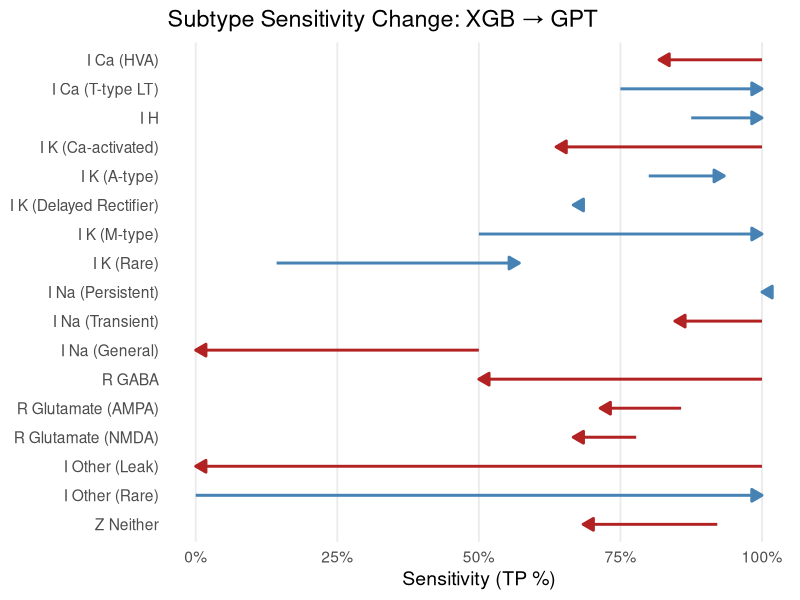
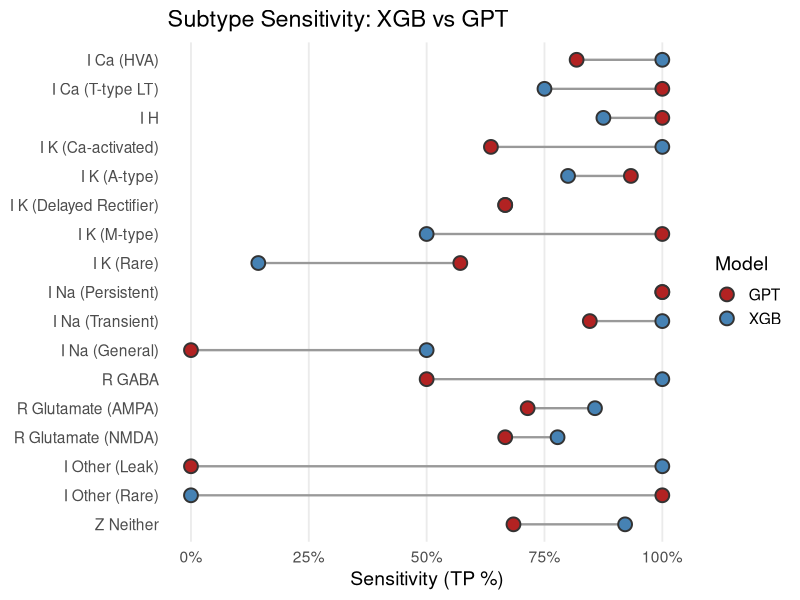

Write the R code that produced these figures, in order.




# ARROWS ------------------------------------------------------------------



library(tidyverse)

# --- Read and prep data ---
df <- read_csv("predictions_combined.csv", show_col_types = FALSE)

# Family inference
infer_family <- function(s) {
  s <- trimws(s)
  if (grepl("^I\\s*Other", s, ignore.case = TRUE)) {
    "Other"
  } else if (grepl("(^R\\b|Receptor)", s, ignore.case = TRUE)) {
    "Receptors"
  } else if (grepl("I\\s*H\\b|Ih\\b|HCN|H-?current", s, ignore.case = TRUE)) {
    "H-Current"
  } else if (grepl("\\bK\\b|Potassium", s, ignore.case = TRUE)) {
    "K"
  } else if (grepl("\\bNa\\b|Sodium", s, ignore.case = TRUE)) {
    "Na"
  } else if (grepl("\\bCa\\b|Calcium", s, ignore.case = TRUE)) {
    "Calcium"
  } else if (grepl("\\bNeither\\b", s, ignore.case = TRUE)) {
    "Neither"
  } else {
    "Other"
  }
}

# Compute sensitivity & sort
sens <- df %>%
  group_by(true_subtype) %>%
  summarise(
    sens_xgb = mean(xgb_subtype_match, na.rm = TRUE),
    sens_gpt = mean(gpt_subtype_match, na.rm = TRUE),
    .groups = "drop"
  ) %>%
  mutate(family = map_chr(true_subtype, infer_family))

family_order <- c("Calcium", "H-Current", "K", "Na", "Receptors", "Other", "Neither")

sens <- sens %>%
  mutate(family = factor(family, levels = family_order)) %>%
  arrange(family, desc(sens_xgb)) %>%
  mutate(true_subtype = factor(true_subtype, levels = rev(unique(true_subtype))),
         change_sens = sens_gpt - sens_xgb)

# Reshape to long format for arrows
sens_long <- sens %>%
  pivot_longer(cols = c(sens_xgb, sens_gpt),
               names_to = "model", values_to = "sensitivity") %>%
  mutate(model = recode(model,
                        sens_xgb = "XGB",
                        sens_gpt = "GPT"))

# Plot arrows (one per subtype)
ggplot(sens_long, aes(x = sensitivity, y = true_subtype, group = true_subtype)) +
  geom_path(
    aes(color = change_sens < 0),
    arrow = arrow(length = unit(0.3, "cm"), type = "closed"),
    linewidth = 1
  ) +
  scale_x_continuous(labels = scales::percent_format(accuracy = 1)) +
  scale_color_manual(values = c("TRUE" = "firebrick", "FALSE" = "steelblue")) +
  labs(
    title = "Subtype Sensitivity Change: XGB → GPT",
    x = "Sensitivity (TP %)",
    y = NULL
  ) +
  theme_minimal(base_size = 14) +
  theme(
    panel.grid.major.y = element_blank(),
    panel.grid.minor.x = element_blank(),
    legend.position = "none"
  )



# VERSION 3 ---------------------------------------------------------------


library(tidyverse)

# --- Read and prep data ---
df <- read_csv("predictions_combined.csv", show_col_types = FALSE)

# Family inference
infer_family <- function(s) {
  s <- trimws(s)
  if (grepl("^I\\s*Other", s, ignore.case = TRUE)) {
    "Other"
  } else if (grepl("(^R\\b|Receptor)", s, ignore.case = TRUE)) {
    "Receptors"
  } else if (grepl("I\\s*H\\b|Ih\\b|HCN|H-?current", s, ignore.case = TRUE)) {
    "H-Current"
  } else if (grepl("\\bK\\b|Potassium", s, ignore.case = TRUE)) {
    "K"
  } else if (grepl("\\bNa\\b|Sodium", s, ignore.case = TRUE)) {
    "Na"
  } else if (grepl("\\bCa\\b|Calcium", s, ignore.case = TRUE)) {
    "Calcium"
  } else if (grepl("\\bNeither\\b", s, ignore.case = TRUE)) {
    "Neither"
  } else {
    "Other"
  }
}

# Compute sensitivity & sort
sens <- df %>%
  group_by(true_subtype) %>%
  summarise(
    sens_xgb = mean(xgb_subtype_match, na.rm = TRUE),
    sens_gpt = mean(gpt_subtype_match, na.rm = TRUE),
    .groups = "drop"
  ) %>%
  mutate(family = map_chr(true_subtype, infer_family))

family_order <- c("Calcium", "H-Current", "K", "Na", "Receptors", "Other", "Neither")

sens <- sens %>%
  mutate(family = factor(family, levels = family_order)) %>%
  arrange(family, desc(sens_xgb)) %>%
  mutate(true_subtype = factor(true_subtype, levels = rev(unique(true_subtype))))

# Reshape for plotting
sens_long <- sens %>%
  pivot_longer(cols = c(sens_xgb, sens_gpt),
               names_to = "model", values_to = "sensitivity") %>%
  mutate(model = recode(model,
                        sens_xgb = "XGB",
                        sens_gpt = "GPT"))

# Plot sleek dots + line
ggplot(sens_long, aes(x = sensitivity, y = true_subtype, group = true_subtype)) +
  geom_line(color = "#999999", linewidth = 0.8) +
  geom_point(aes(fill = model), shape = 21, size = 4, color = "#333333", stroke = 1) +
  scale_x_continuous(labels = scales::percent_format(accuracy = 1)) +
  scale_fill_manual(values = c("XGB" = "steelblue", "GPT" = "firebrick")) +
  labs(
    title = "Subtype Sensitivity: XGB vs GPT",
    x = "Sensitivity (TP %)",
    y = NULL,
    fill = "Model"
  ) +
  theme_minimal(base_size = 14) +
  theme(
    panel.grid.major.y = element_blank(),
    panel.grid.minor.x = element_blank()
  )
